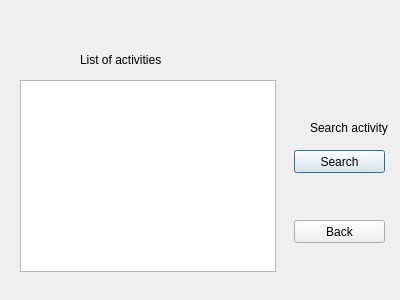
<?xml version="1.0" encoding="UTF-8"?>
<ui version="4.0">
 <class>ListActivities</class>
 <widget class="QDialog" name="ListActivities">
  <property name="geometry">
   <rect>
    <x>0</x>
    <y>0</y>
    <width>400</width>
    <height>300</height>
   </rect>
  </property>
  <property name="windowTitle">
   <string>Dialog</string>
  </property>
  <widget class="QListWidget" name="listWidget">
   <property name="geometry">
    <rect>
     <x>20</x>
     <y>80</y>
     <width>256</width>
     <height>192</height>
    </rect>
   </property>
  </widget>
  <widget class="QLabel" name="label">
   <property name="geometry">
    <rect>
     <x>80</x>
     <y>50</y>
     <width>121</width>
     <height>20</height>
    </rect>
   </property>
   <property name="text">
    <string>List of activities</string>
   </property>
  </widget>
  <widget class="QPushButton" name="pushButton">
   <property name="geometry">
    <rect>
     <x>294</x>
     <y>150</y>
     <width>91</width>
     <height>23</height>
    </rect>
   </property>
   <property name="text">
    <string>Search</string>
   </property>
  </widget>
  <widget class="QLabel" name="label_2">
   <property name="geometry">
    <rect>
     <x>310</x>
     <y>120</y>
     <width>81</width>
     <height>16</height>
    </rect>
   </property>
   <property name="text">
    <string>Search activity</string>
   </property>
  </widget>
  <widget class="QPushButton" name="pushButton_2">
   <property name="geometry">
    <rect>
     <x>294</x>
     <y>220</y>
     <width>91</width>
     <height>23</height>
    </rect>
   </property>
   <property name="text">
    <string>Back</string>
   </property>
  </widget>
 </widget>
 <resources/>
 <connections/>
</ui>
